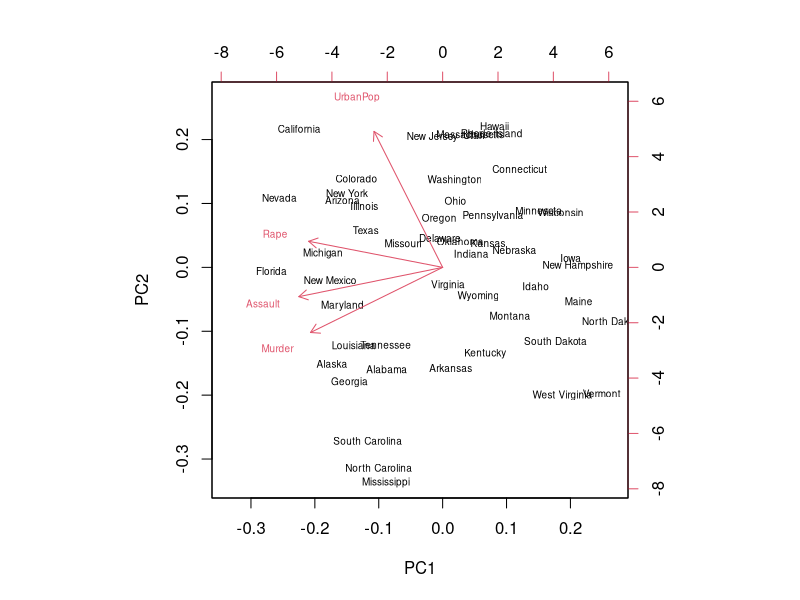
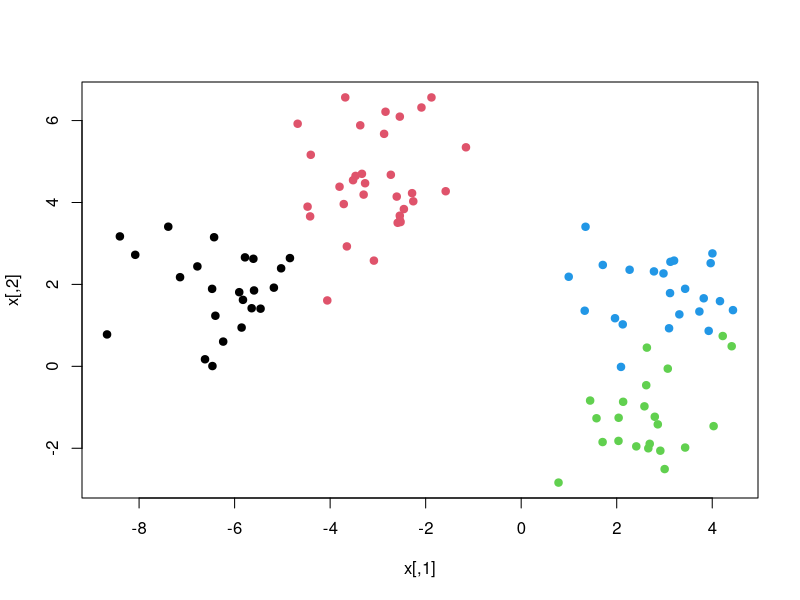
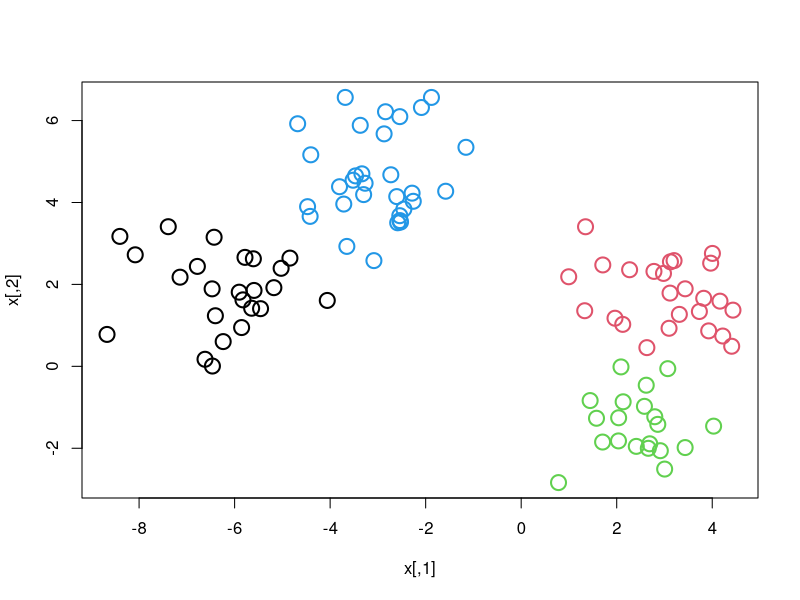
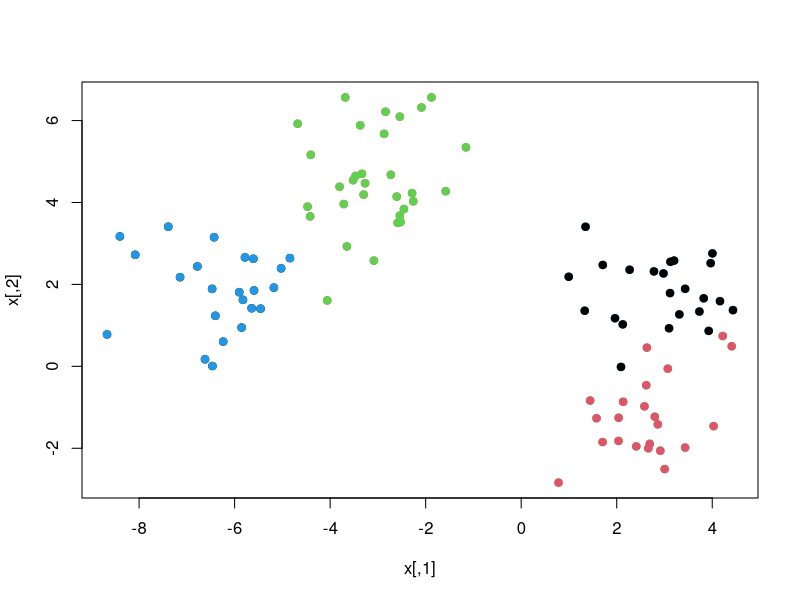
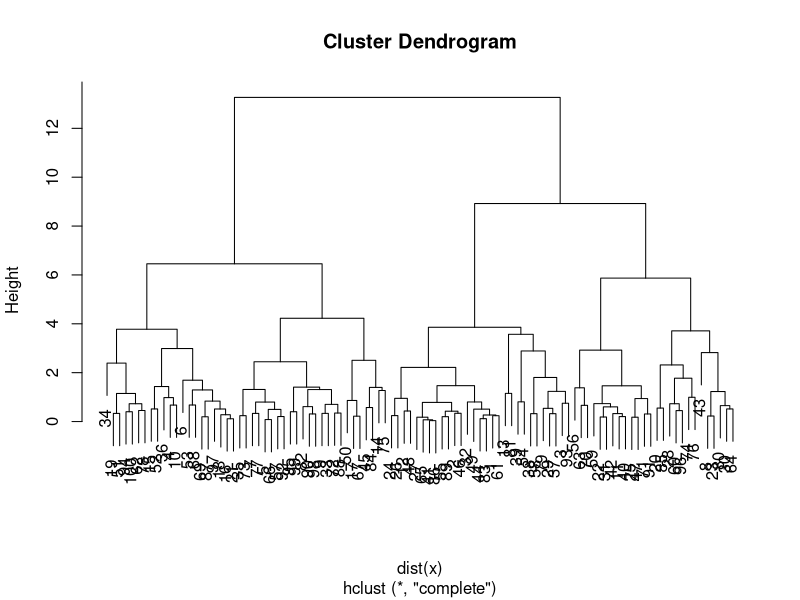
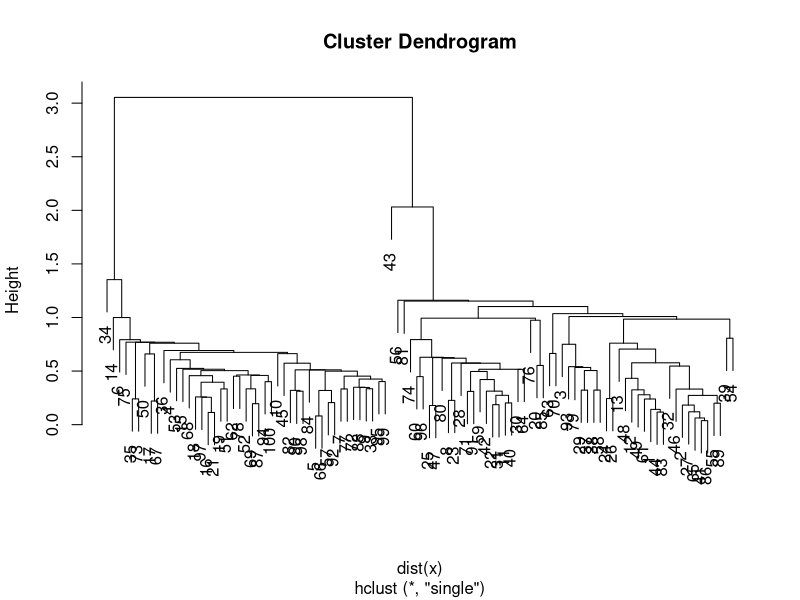
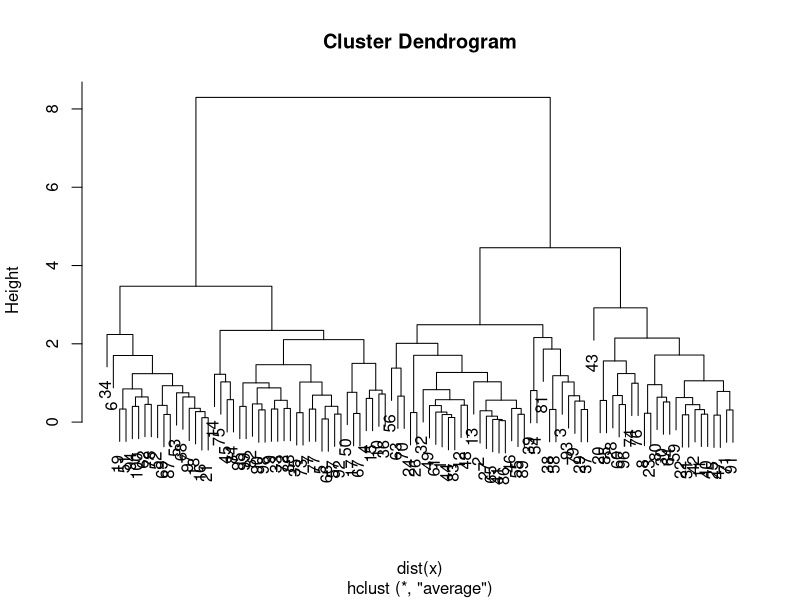
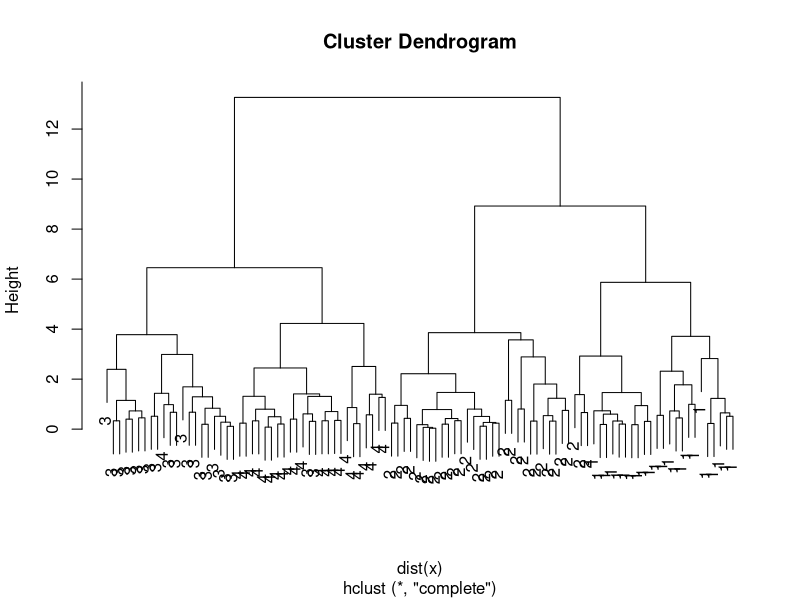

Here is the R script that generated these plots, in order:
## ---- chunk 1
dimnames(USArrests)
apply(USArrests,2,mean)
apply(USArrests,2,var)
## ---- chunk 2
pca.out = prcomp(USArrests, scale=TRUE)
pca.out
names(pca.out)
biplot(pca.out,scala=0,cex=.6)
## ---- chunk 3
set.seed(101)
x=matrix(rnorm(100^2),100,2)
xmean = matrix(rnorm(8,sd=4),4,2)
which= sample(1:4,100,replace=TRUE)
x=x+xmean[which,]
plot(x,col=which,pch=19)
## ---- chunk 4
km.out=kmeans(x,4,nstart=15)
km.out
plot(x,col=km.out$cluster,cex=2,pch=1,lwd=2)
plot(x,col=which,pch=19)
points(x,col=c(4,3,2,1)[which],pch=19)
## ---- chunk 5
hc.complete=hclust(dist(x),method="complete")
plot(hc.complete)
hc.single=hclust(dist(x),method = "single")
plot(hc.single)
hc.average=hclust(dist(x),method = "average")
plot(hc.average)
## ---- chunk 6
hc.cut=cutree(hc.complete,4)
table(hc.cut,which)
table(hc.cut,km.out$cluster)
## ---- chunk 7
plot(hc.complete,labels = which)
